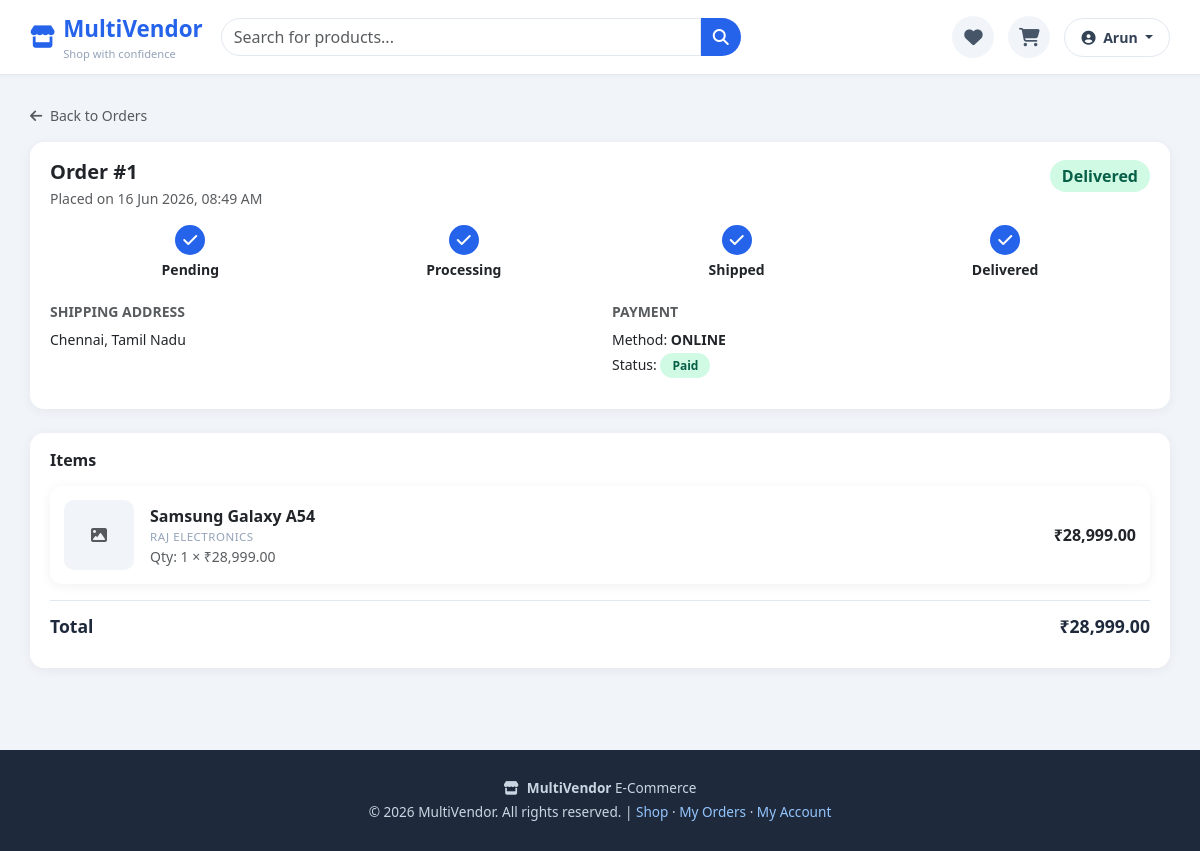
/customer/pages/order_detail.php?id=1 (signed in), run on the app's committed database.
### tables this page shows
CREATE TABLE IF NOT EXISTS orders (
    id INT AUTO_INCREMENT PRIMARY KEY,
    customer_id INT,
    total_amount DECIMAL(10,2) NOT NULL,
    payment_method ENUM('cod','online','upi','card') DEFAULT 'cod',
    payment_status ENUM('pending','paid','failed') DEFAULT 'pending',
    status ENUM('pending','processing','shipped','delivered','cancelled') DEFAULT 'pending',
    shipping_address TEXT,
    notes TEXT,
    created_at TIMESTAMP DEFAULT CURRENT_TIMESTAMP,
    FOREIGN KEY (customer_id) REFERENCES customers(id) ON DELETE SET NULL
);

CREATE TABLE IF NOT EXISTS order_items (
    id INT AUTO_INCREMENT PRIMARY KEY,
    order_id INT NOT NULL,
    product_id INT,
    quantity INT NOT NULL,
    price DECIMAL(10,2) NOT NULL,
    FOREIGN KEY (order_id) REFERENCES orders(id) ON DELETE CASCADE,
    FOREIGN KEY (product_id) REFERENCES products(id) ON DELETE SET NULL
);

CREATE TABLE IF NOT EXISTS products (
    id INT AUTO_INCREMENT PRIMARY KEY,
    vendor_id INT NOT NULL,
    category_id INT,
    name VARCHAR(200) NOT NULL,
    description TEXT,
    price DECIMAL(10,2) NOT NULL,
    original_price DECIMAL(10,2),
    stock INT DEFAULT 0,
    image VARCHAR(255),
    status ENUM('active','inactive') DEFAULT 'active',
    created_at TIMESTAMP DEFAULT CURRENT_TIMESTAMP,
    FOREIGN KEY (vendor_id) REFERENCES vendors(id) ON DELETE CASCADE,
    FOREIGN KEY (category_id) REFERENCES categories(id) ON DELETE SET NULL
);

CREATE TABLE IF NOT EXISTS vendors (
    id INT AUTO_INCREMENT PRIMARY KEY,
    name VARCHAR(100) NOT NULL,
    email VARCHAR(150) UNIQUE NOT NULL,
    phone VARCHAR(20),
    password VARCHAR(255) NOT NULL,
    business_name VARCHAR(150),
    business_address TEXT,
    status ENUM('pending','approved','rejected') DEFAULT 'pending',
    created_at TIMESTAMP DEFAULT CURRENT_TIMESTAMP
);

### customer/includes/db.php (called while the page is built, shortened)
<?php
function getCustomerId() {
    return $_SESSION['customer_id'] ?? null;
}
?>

### customer/pages/order_detail.php (the view, shortened to what this page needs)
<?php
require_once '../includes/db.php';
$cid = getCustomerId();
$id  = isset($_GET['id']) && is_numeric($_GET['id']) ? (int)$_GET['id'] : 0;
$order = mysqli_fetch_assoc(mysqli_query($conn, "SELECT * FROM orders WHERE id=$id AND customer_id=$cid LIMIT 1"));
$items = mysqli_query($conn, "
    SELECT oi.*, p.name, p.image, v.business_name
    FROM order_items oi
    LEFT JOIN products p ON p.id = oi.product_id
    LEFT JOIN vendors v ON v.id = p.vendor_id
    WHERE oi.order_id = $id
");
$statusSteps = ['pending', 'processing', 'shipped', 'delivered'];
$currentStep = array_search($order['status'], $statusSteps);
require_once '../includes/header.php';
?>
<a href="orders.php" class="text-decoration-none small text-muted mb-3 d-inline-block"><i class="fas fa-arrow-left me-1"></i> Back to Orders</a>
<div class="order-card mb-4">
    <div class="d-flex justify-content-between align-items-start flex-wrap gap-2 mb-3">
        <div>
            <h5 class="fw-bold mb-1">Order #<?php echo $order['id']; ?></h5>
            <p class="text-muted small mb-0">Placed on <?php echo date('d M Y, h:i A', strtotime($order['created_at'])); ?></p>
        </div>
        <span class="status-badge badge-<?php echo $order['status']; ?> fs-6"><?php echo ucfirst($order['status']); ?></span>
    </div>
    <?php if ($order['status'] !== 'cancelled'): ?>
    <div class="d-flex justify-content-between mb-4 px-2">
        <?php foreach ($statusSteps as $i => $step): ?>
            <div class="text-center flex-fill">
                <div style="width:30px;height:30px;border-radius:50%;margin:0 auto;display:flex;align-items:center;justify-content:center;
                    background:<?php echo $i <= $currentStep ? '#2563eb' : '#e2e8f0'; ?>; color:#fff;">
                    <i class="fas fa-check"></i>
                </div>
                <div class="small mt-1 <?php echo $i <= $currentStep ? 'fw-semibold text-dark' : 'text-muted'; ?>"><?php echo ucfirst($step); ?></div>
            </div>
        <?php endforeach; ?>
    </div>
    <?php else: ?>
        <div class="alert alert-danger small mb-4">This order has been cancelled.</div>
    <?php endif; ?>
    <div class="row">
        <div class="col-md-6">
            <h6 class="fw-bold small text-uppercase text-muted">Shipping Address</h6>
            <p class="small"><?php echo nl2br(htmlspecialchars($order['shipping_address'])); ?></p>
        </div>
        <div class="col-md-6">
            <h6 class="fw-bold small text-uppercase text-muted">Payment</h6>
            <p class="small mb-1">Method: <strong><?php echo strtoupper($order['payment_method']); ?></strong></p>
            <p class="small">Status: <span class="status-badge badge-<?php echo $order['payment_status']; ?>"><?php echo ucfirst($order['payment_status']); ?></span></p>
        </div>
    </div>
</div>
<div class="order-card">
    <h6 class="fw-bold mb-3">Items</h6>
    <?php while ($it = mysqli_fetch_assoc($items)): ?>
        <div class="cart-item">
            <?php if ($it['image'] && file_exists('../../vendor/uploads/products/' . $it['image'])): ?>
                <img src="../../vendor/uploads/products/<?php echo htmlspecialchars($it['image']); ?>" class="cart-item-img" alt="<?php echo htmlspecialchars($it['name'] ?? ''); ?>">
            <?php else: ?>
                <div class="cart-item-img d-flex align-items-center justify-content-center"><i class="fas fa-image text-muted"></i></div>
            <?php endif; ?>
            <div class="cart-item-info">
                <div class="fw-semibold"><?php echo htmlspecialchars($it['name'] ?? 'Product unavailable'); ?></div>
                <div class="product-vendor"><?php echo htmlspecialchars($it['business_name'] ?? 'MultiVendor'); ?></div>
                <div class="text-muted small">Qty: <?php echo $it['quantity']; ?> × ₹<?php echo number_format($it['price'], 2); ?></div>
            </div>
            <div class="fw-bold">₹<?php echo number_format($it['price'] * $it['quantity'], 2); ?></div>
        </div>
    <?php endwhile; ?>
    <div class="summary-row total mt-3">
        <span>Total</span>
        <span>₹<?php echo number_format($order['total_amount'], 2); ?></span>
    </div>
</div>
<?php require_once '../includes/footer.php'; ?>

### customer/css/customer.css (style rules this page uses)
:root { --brand: #2563eb; --brand-dark: #1d4ed8; --accent: #f97316; --card-shadow: 0 2px 12px rgba(0,0,0,0.06); }
* { box-sizing: border-box; }
body { font-family: 'Segoe UI', sans-serif; background: #f1f5f9; margin: 0; padding: 0; }
a { text-decoration: none; }
.product-vendor { font-size: 0.72rem; color: #94a3b8; text-transform: uppercase; letter-spacing: 0.5px; }
.cart-item, .wishlist-item { background: #fff; border-radius: 12px; padding: 14px; margin-bottom: 12px; box-shadow: var(--card-shadow); display: flex; align-items: center; gap: 16px; flex-wrap: wrap; }
.cart-item-img, .wishlist-item-img { width: 70px; height: 70px; border-radius: 10px; object-fit: cover; background: #f1f5f9; flex-shrink: 0; }
.cart-item-info { flex: 1; min-width: 140px; }
.summary-row { display: flex; justify-content: space-between; font-size: 0.92rem; margin-bottom: 10px; color: #475569; }
.summary-row.total { font-weight: 700; font-size: 1.1rem; color: #1e293b; border-top: 1px solid #e2e8f0; padding-top: 12px; }
.order-card { background: #fff; border-radius: 14px; padding: 18px 20px; margin-bottom: 14px; box-shadow: var(--card-shadow); }
.status-badge { padding: 4px 12px; border-radius: 50px; font-size: 0.75rem; font-weight: 600; }
.badge-delivered { background: #d1fae5; color: #065f46; }
.badge-paid { background: #d1fae5; color: #065f46; }

### data on the page
orders: id "1", created_at "16 Jun 2026, 08:49 AM", status "Delivered", shipping_address "Chennai, Tamil Nadu", payment_method "ONLINE", payment_status "Paid", total_amount "28,999.00"
order_items: product.name "Samsung Galaxy A54", vendors.business_name "RAJ ELECTRONICS", quantity "1", price "28,999.00", $it['price'] * $it['quantity'] "28,999.00"

### other printed values
explode(' ', $_SESSION['customer_name'])[0] "Arun"
$step "Pending"
$step "Processing"
$step "Shipped"
$step "Delivered"
